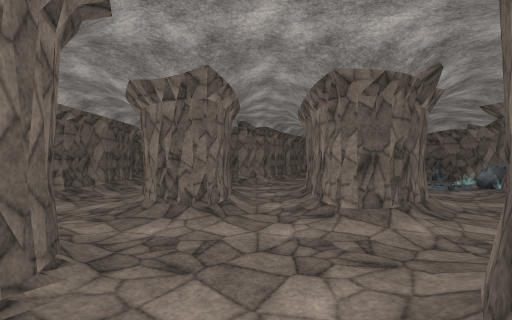
View 1 (above)

24 first-person views from a walk through a Unity game level. The camera is 1.5 m above the floor, looks level and sees 90° across. The floor is counted in squares, 2 m on a side. Each view is taken from the middle of a square. On the plan, view 1 faces up. The plan holds only what a view shows up to about 9 squares ahead; the rest is blank. The place goes on beyond the plan. The player character is not drawn. Some surface patterns are stand-ins.

View 2
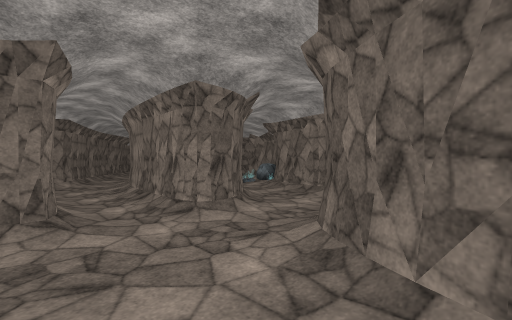

View 3
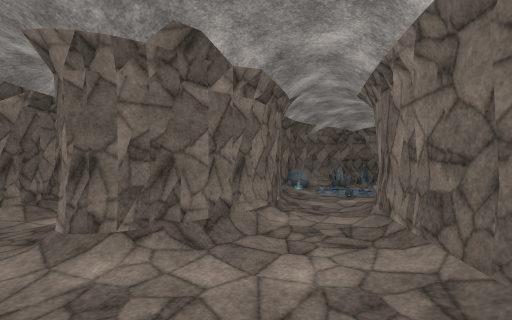

View 4
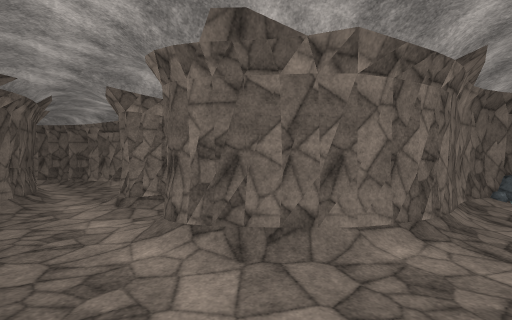

View 5
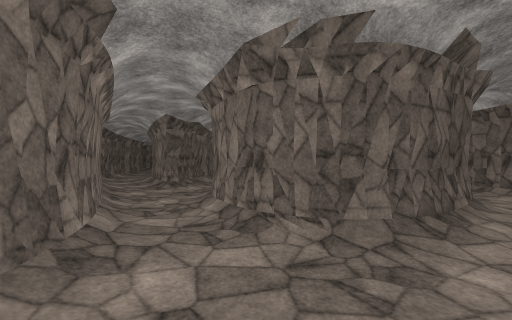

View 6
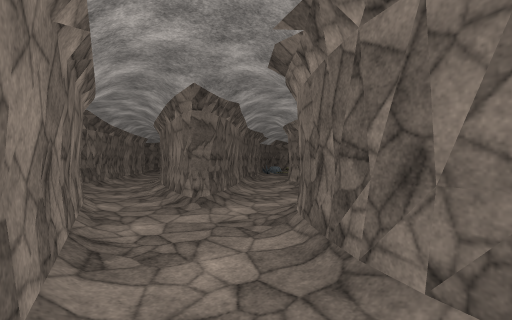

View 7
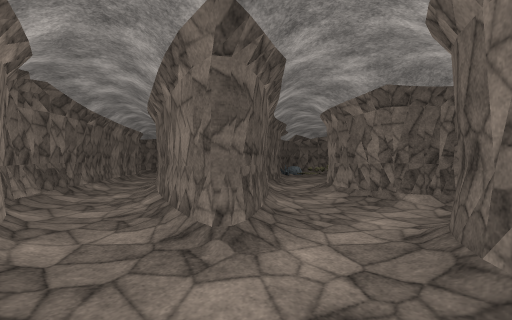

View 8
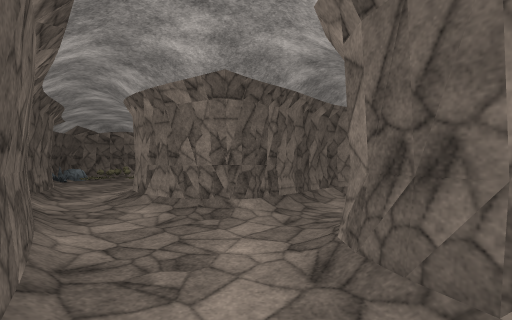

View 9
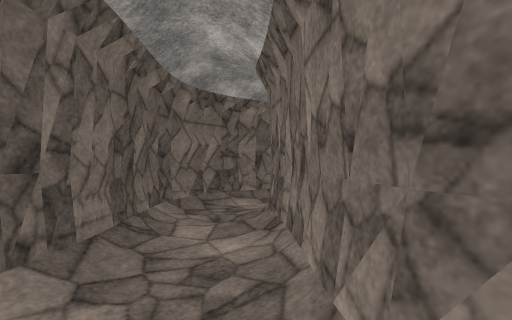

View 10
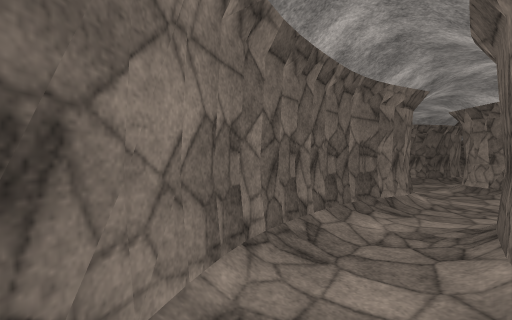

View 11
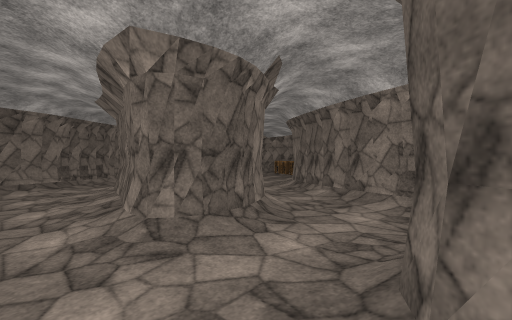

View 12
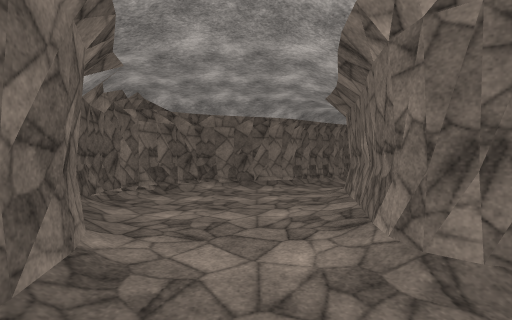

View 13
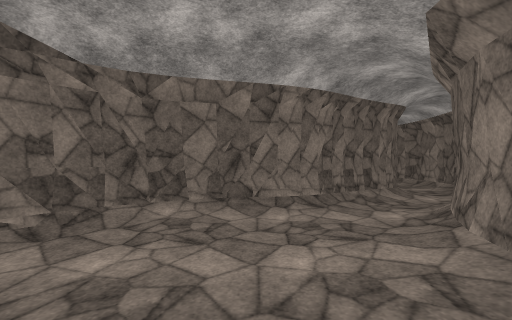

View 14
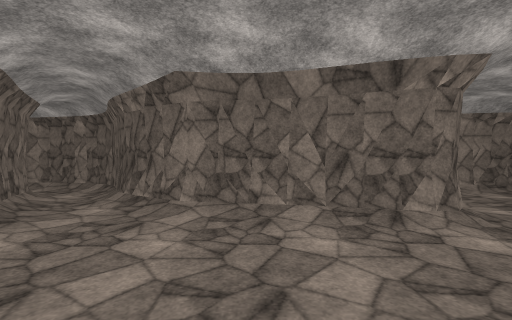

View 15
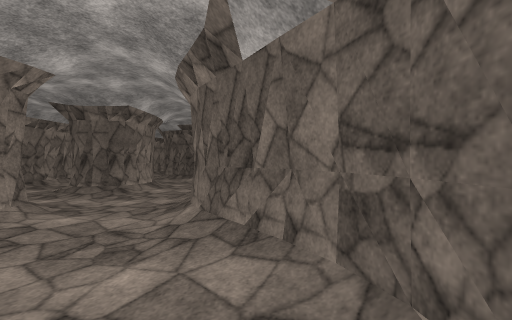

View 16
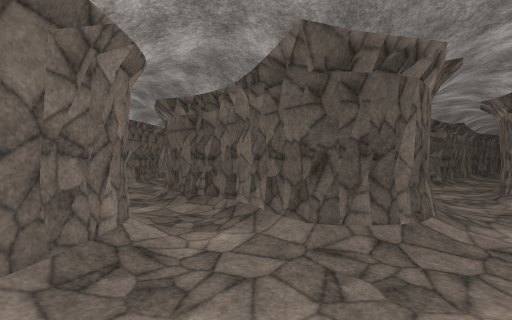

View 17
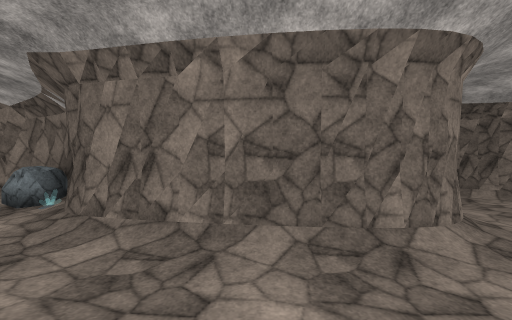

View 18
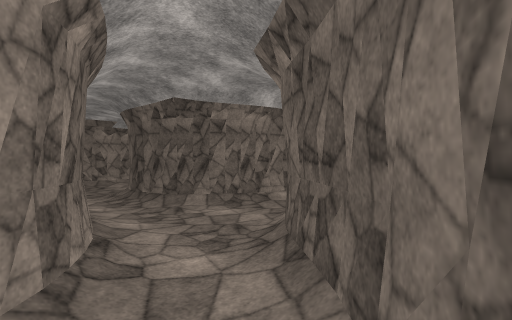

View 19
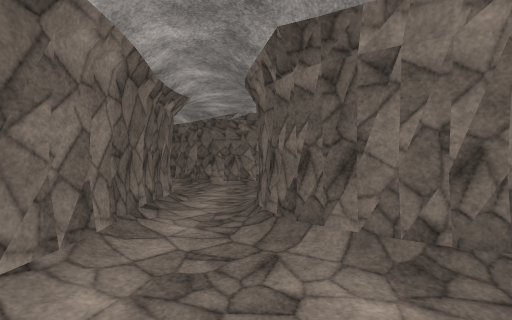

View 20
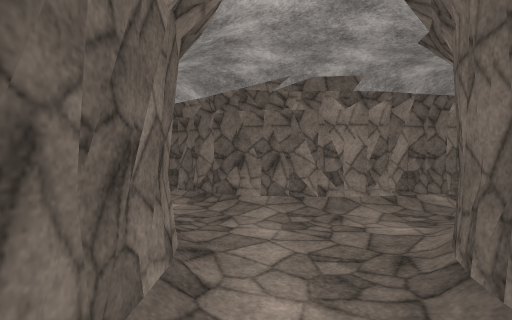

View 21
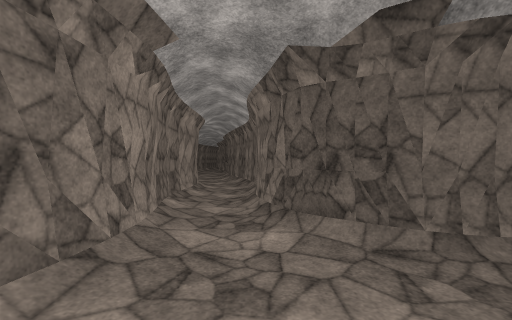

View 22
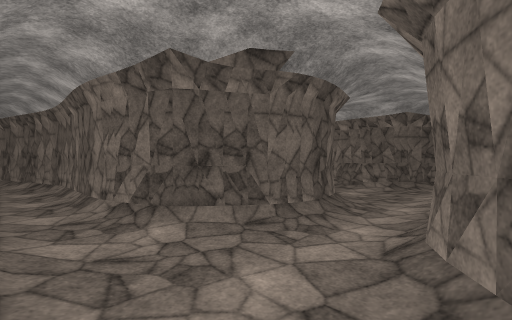

View 23
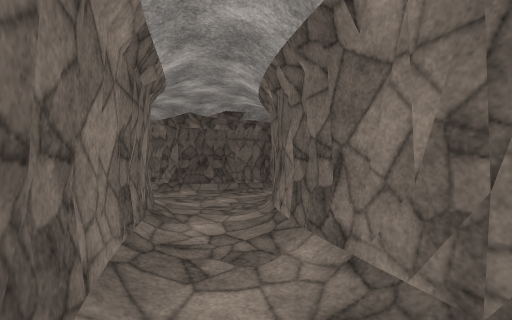

View 24
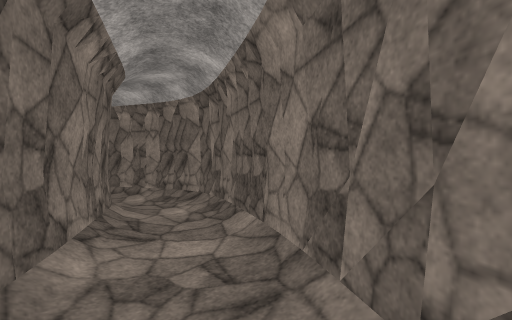

### Floor plan
Key: @ floor where view 1 was taken; # wall or solid block; . main floor; - floor 0.25 m lower than the main floor; / step, stairs or slope; = window, fence, low wall or low ledge; ≈ water the walk keeps out of; R rock; O other object.
Columns run from 8 left of view 1 to 15 right of it. Each row starts with its distance up from view 1.
 19           #
 18          .#
 17          .#
 16        ##.#
 15      ###..#
 14    ###../##
 13   ##.../##
 12   #....##
 11   #....#
 10   ##../#####
  9    #../##.####O#
  8    ##.....# R≈=
  7     #.....##.≈R#      ##
  6     #.##.###..##     ..#
  5    ##.##.###.##     ##.#
  4   ##...#.##..#      #./#
  3  ##........-.#     ##.##
  2 ##=####.-....#    ##./#
  1 #.#   #..##..######..##
  0 #.##  #.@###.........#
 -1 #..####.## ##.-.##../#
 -2 ##./##..#   ##.####./#
 -3  ##.....#   #..#  ##.#
 -4  ##..#./#     .#   #.#
 -5  #..##.##     .#   #.#
 -6 ...###.#           #.#
 -7 .####..#           #.
 -8     #./#           #.
 -9      .##           ##
-10     .##             #
-11     .#
-12     ##

Where each view was taken, in squares from view 1:
view 1: 0 up, 0 right, facing up
view 2: 0 up, 1 left, facing up-right
view 3: 1 up, 3 right, facing up
view 4: 2 up, 4 right, facing up-left
view 5: 3 up, 1 right, facing down-left
view 6: 0 up, 0 right, facing down-left
view 7: 2 down, 1 left, facing down-left
view 8: 3 down, 2 left, facing left
view 9: 3 down, 4 left, facing up-left
view 10: 0 up, 7 left, facing up
view 11: 6 up, 3 left, facing up-right
view 12: 7 up, 3 left, facing up
view 13: 10 up, 3 left, facing up
view 14: 11 up, 5 left, facing right
view 15: 12 up, 5 left, facing down
view 16: 4 up, 3 right, facing down
view 17: 3 up, 2 right, facing right
view 18: 1 up, 3 right, facing down-right
view 19: 1 down, 5 right, facing right
view 20: 0 up, 8 right, facing right
view 21: 1 up, 11 right, facing down
view 22: 1 up, 12 right, facing down-left
view 23: 4 up, 14 right, facing down-left
view 24: 1 up, 12 right, facing up-right
